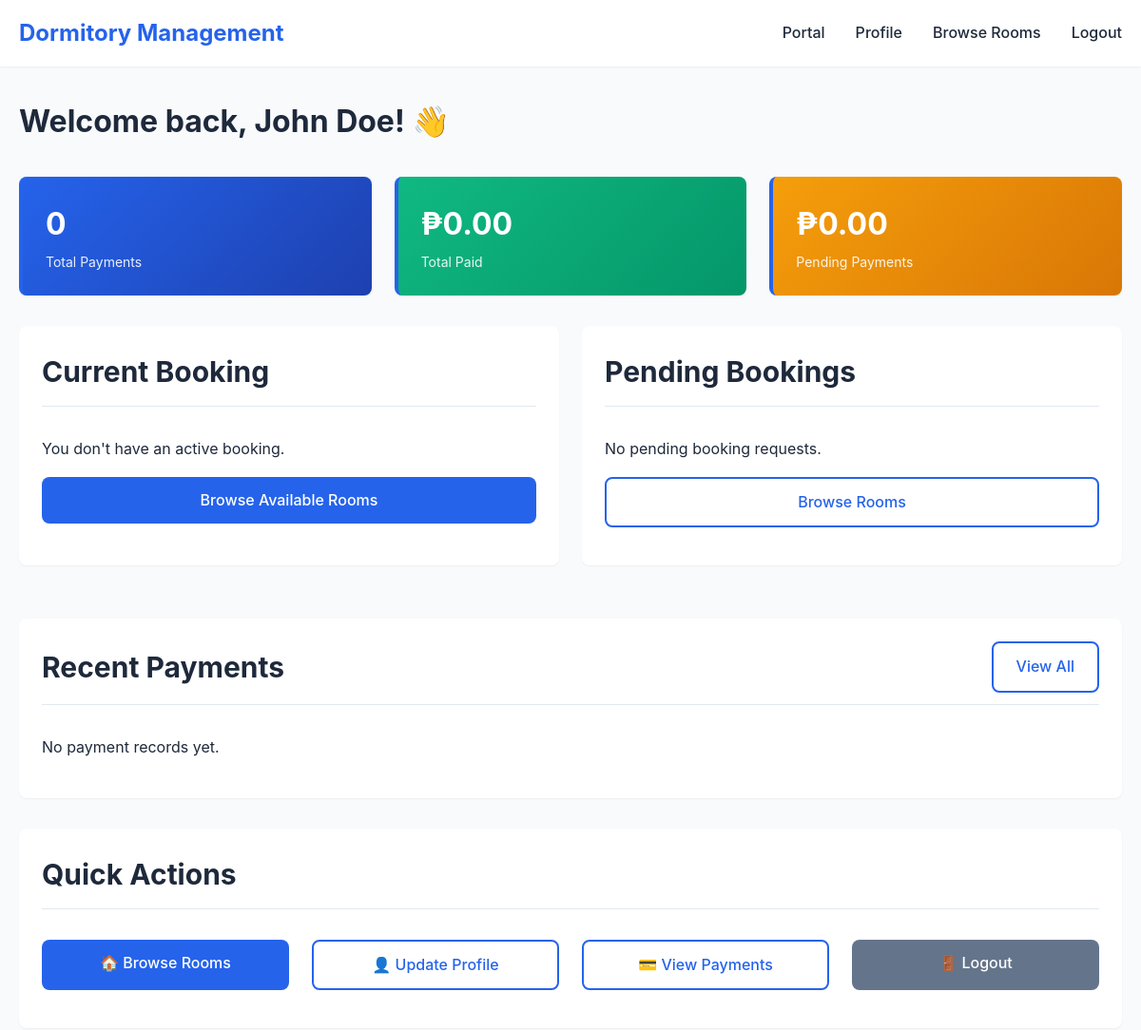
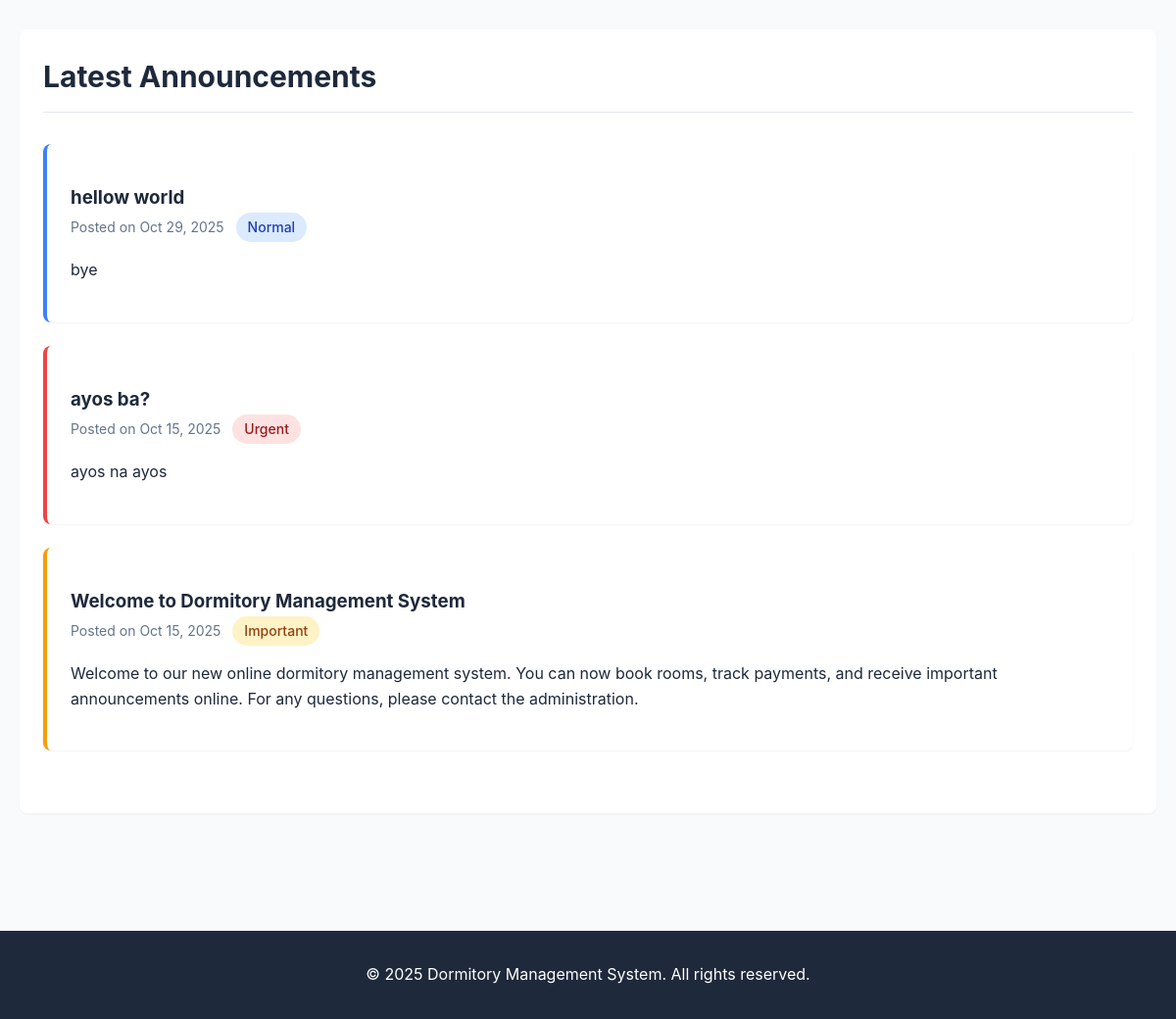
Page /tenant/portal.php (signed in) on the committed database (2 pictures, top to bottom).
### tables this page shows
CREATE TABLE `announcements` (
  `id` int(11) NOT NULL,
  `title` varchar(255) NOT NULL,
  `content` text NOT NULL,
  `priority` enum('normal','important','urgent') DEFAULT 'normal',
  `created_by` int(11) NOT NULL,
  `created_at` timestamp NOT NULL DEFAULT current_timestamp(),
  `updated_at` timestamp NOT NULL DEFAULT current_timestamp() ON UPDATE current_timestamp()
);

### includes/functions.php (called while the page is built, shortened)
<?php
function format_date($date) {
    return date('M d, Y', strtotime($date));
}
function format_currency($amount) {
    return '₱' . number_format($amount, 2);
}
?>

### tenant/portal.php (the view, shortened to what this page needs)
<?php
require_once '../config/database.php';
require_once '../includes/functions.php';
require_once '../includes/header.php';
$tenant_id = $_SESSION['user_id'];
$booking_query = "
    SELECT b.*, r.room_number, r.room_type, r.price, r.floor_number,
           (SELECT photo_path FROM room_photos WHERE room_id = r.id AND is_primary = 1 LIMIT 1) as room_photo
    FROM bookings b
    JOIN rooms r ON b.room_id = r.id
    WHERE b.tenant_id = ? AND b.status = 'approved'
    ORDER BY b.created_at DESC
    LIMIT 1
";
$stmt = $conn->prepare($booking_query);
$stmt->bind_param("i", $tenant_id);
$stmt->execute();
$booking_result = $stmt->get_result();
$current_booking = $booking_result->fetch_assoc();
$pending_query = "
    SELECT b.*, r.room_number, r.room_type, r.price
    FROM bookings b
    JOIN rooms r ON b.room_id = r.id
    WHERE b.tenant_id = ? AND b.status = 'pending'
    ORDER BY b.created_at DESC
";
$stmt = $conn->prepare($pending_query);
$stmt->bind_param("i", $tenant_id);
$stmt->execute();
$pending_result = $stmt->get_result();
$payment_stats_query = "
    SELECT
        COUNT(*) as total_payments,
        SUM(amount) as total_paid,
        SUM(CASE WHEN status = 'pending' THEN amount ELSE 0 END) as pending_amount
    FROM payments
    WHERE tenant_id = ?
";
$stmt = $conn->prepare($payment_stats_query);
$stmt->bind_param("i", $tenant_id);
$stmt->execute();
$payment_stats = $stmt->get_result()->fetch_assoc();
$payment_query = "
    SELECT * FROM payments
    WHERE tenant_id = ?
    ORDER BY payment_date DESC
    LIMIT 5
";
$stmt = $conn->prepare($payment_query);
$stmt->bind_param("i", $tenant_id);
$stmt->execute();
$payments_result = $stmt->get_result();
$announcements = $conn->query("
    SELECT a.*, u.first_name, u.last_name
    FROM announcements a
    JOIN users u ON a.created_by = u.id
    ORDER BY a.created_at DESC
    LIMIT 3
");
?>
<div class="container">
    <h1 class="mb-4">Welcome back, <?php echo htmlspecialchars($_SESSION['full_name']); ?>! 👋</h1>
    <div class="grid grid-3 mb-4">
        <div class="stat-card">
            <div class="stat-value"><?php echo $payment_stats['total_payments'] ?? 0; ?></div>
            <div class="stat-label">Total Payments</div>
        </div>
        <div class="stat-card" style="background: linear-gradient(135deg, #10b981, #059669);">
            <div class="stat-value"><?php echo format_currency($payment_stats['total_paid'] ?? 0); ?></div>
            <div class="stat-label">Total Paid</div>
        </div>
        <div class="stat-card" style="background: linear-gradient(135deg, #f59e0b, #d97706);">
            <div class="stat-value"><?php echo format_currency($payment_stats['pending_amount'] ?? 0); ?></div>
            <div class="stat-label">Pending Payments</div>
        </div>
    </div>
    <div class="grid grid-2 mb-4">
        <div class="card">
            <div class="card-header">
                <h2>Current Booking</h2>
            </div>
            <div class="card-body">
                <?php if ($current_booking): ?>
                    <div class="room-preview mb-3">
                        <?php if ($current_booking['room_photo']): ?>
                            <img src="../uploads/<?php echo htmlspecialchars($current_booking['room_photo']); ?>"
                                 alt="Room" class="room-photo-small">
                        <?php endif; ?>
                        <div>
                            <h3 style="margin-bottom: 0.25rem;">Room <?php echo htmlspecialchars($current_booking['room_number']); ?></h3>
                            <p style="color: var(--text-light); margin: 0; font-size: 0.875rem;">
                                <?php echo htmlspecialchars($current_booking['room_type']); ?>
                                <?php if ($current_booking['floor_number']): ?>
                                    • Floor <?php echo $current_booking['floor_number']; ?>
                                <?php endif; ?>
                            </p>
                        </div>
                    </div>
                    <div style="background: #f9fafb; padding: 1rem; border-radius: var(--border-radius); margin-bottom: 1rem;">
                        <p style="margin-bottom: 0.5rem;">
                            <strong>Monthly Rate:</strong> <?php echo format_currency($current_booking['price']); ?>
                        </p>
                        <p style="margin-bottom: 0.5rem;">
                            <strong>Start Date:</strong> <?php echo format_date($current_booking['start_date']); ?>
                        </p>
                        <p style="margin-bottom: 0;">
                            <strong>Status:</strong>
                            <span class="badge badge-success">Active</span>
                        </p>
                    </div>
                    <a href="../public/room_view.php?id=<?php echo $current_booking['room_id']; ?>"
                       class="btn btn-outline" style="width: 100%;">
                        View Room Details
                    </a>
                <?php else: ?>
                    <p style="margin-bottom: 1rem;">You don't have an active booking.</p>
                    <a href="../public/rooms.php" class="btn btn-primary" style="width: 100%;">Browse Available Rooms</a>
                <?php endif; ?>
            </div>
        </div>
        <div class="card">
            <div class="card-header">
                <h2>Pending Bookings</h2>
            </div>
            <div class="card-body">
                <?php if ($pending_result && $pending_result->num_rows > 0): ?>
                    <?php while ($pending = $pending_result->fetch_assoc()): ?>
                        <div style="background: #fef3c7; padding: 1rem; border-radius: var(--border-radius); margin-bottom: 1rem;">
                            <h4 style="margin-bottom: 0.5rem;">Room <?php echo htmlspecialchars($pending['room_number']); ?></h4>
                            <p style="margin-bottom: 0.5rem; font-size: 0.875rem;">
                                <?php echo htmlspecialchars($pending['room_type']); ?> •
                                <?php echo format_currency($pending['price']); ?>/mo
                            </p>
                            <p style="margin-bottom: 0; font-size: 0.875rem; color: var(--text-light);">
                                Requested on <?php echo format_date($pending['created_at']); ?>
                            </p>
                            <span class="badge badge-warning" style="margin-top: 0.5rem;">Awaiting Approval</span>
                        </div>
                    <?php endwhile; ?>
                <?php else: ?>
                    <p>No pending booking requests.</p>
                    <a href="../public/rooms.php" class="btn btn-outline" style="width: 100%; margin-top: 1rem;">
                        Browse Rooms
                    </a>
                <?php endif; ?>
            </div>
        </div>
    </div>
    <div class="card mb-4">
        <div class="card-header" style="display: flex; justify-content: space-between; align-items: center;">
            <h2>Recent Payments</h2>
            <a href="payments.php" class="btn btn-outline btn-sm">View All</a>
        </div>
        <div class="card-body">
            <?php if ($payments_result && $payments_result->num_rows > 0): ?>
                <div class="table-responsive">
                    <table class="table">
                        <thead>
                            <tr>
                                <th>Date</th>
                                <th>Amount</th>
                                <th>Period</th>
                                <th>Method</th>
                                <th>Status</th>
                            </tr>
                        </thead>
                        <tbody>
                            <?php while ($payment = $payments_result->fetch_assoc()): ?>
                                <tr>
                                    <td><?php echo format_date($payment['payment_date']); ?></td>
                                    <td><strong><?php echo format_currency($payment['amount']); ?></strong></td>
                                    <td><?php echo htmlspecialchars($payment['payment_period'] ?? 'N/A'); ?></td>
                                    <td><?php echo htmlspecialchars($payment['payment_method'] ?? 'N/A'); ?></td>
                                    <td>
                                        <span class="badge badge-<?php echo $payment['status'] === 'confirmed' ? 'success' : 'warning'; ?>">
                                            <?php echo ucfirst($payment['status']); ?>
                                        </span>
                                    </td>
                                </tr>
                            <?php endwhile; ?>
                        </tbody>
                    </table>
                </div>
            <?php else: ?>
                <p>No payment records yet.</p>
            <?php endif; ?>
        </div>
    </div>
    <div class="card mb-4">
        <div class="card-header">
            <h2>Quick Actions</h2>
        </div>
        <div class="card-body">
            <div class="grid grid-4">
                <a href="../public/rooms.php" class="btn btn-primary">
                    🏠 Browse Rooms
                </a>
                <a href="profile.php" class="btn btn-outline">
                    👤 Update Profile
                </a>
                <a href="payments.php" class="btn btn-outline">
                    💳 View Payments
                </a>
                <a href="../logout.php" class="btn btn-secondary">
                    🚪 Logout
                </a>
            </div>
        </div>
    </div>
    <div class="card">
        <div class="card-header">
            <h2>Latest Announcements</h2>
        </div>
        <div class="card-body">
            <?php if ($announcements && $announcements->num_rows > 0): ?>
                <?php while ($announcement = $announcements->fetch_assoc()): ?>
                    <div class="card mb-3" style="border-left: 4px solid <?php
                        echo $announcement['priority'] === 'urgent' ? '#ef4444' :
                            ($announcement['priority'] === 'important' ? '#f59e0b' : '#3b82f6');
                    ?>;">
                        <div class="card-body">
                            <h3><?php echo htmlspecialchars($announcement['title']); ?></h3>
                            <p style="color: var(--text-light); font-size: 0.875rem; margin-bottom: 1rem;">
                                Posted on <?php echo format_date($announcement['created_at']); ?>
                                <span class="badge badge-<?php
                                    echo $announcement['priority'] === 'urgent' ? 'danger' :
                                        ($announcement['priority'] === 'important' ? 'warning' : 'info');
                                ?>" style="margin-left: 0.5rem;">
                                    <?php echo ucfirst($announcement['priority']); ?>
                                </span>
                            </p>
                            <p><?php echo nl2br(htmlspecialchars($announcement['content'])); ?></p>
                        </div>
                    </div>
                <?php endwhile; ?>
            <?php else: ?>
                <p>No announcements at the moment.</p>
            <?php endif; ?>
        </div>
    </div>
</div>
<?php require_once '../includes/footer.php'; ?>

### assets/css/style.css (style rules this page uses)
* { margin: 0; padding: 0; box-sizing: border-box; }
:root { --primary-color: #2563eb; --primary-dark: #1e40af; --secondary-color: #64748b; --success-color: #10b981; --danger-color: #ef4444; --warning-color: #f59e0b; --info-color: #3b82f6; --light-bg: #f8fafc; --white: #ffffff; --text-dark: #1e293b; --text-light: #64748b; --border-color: #e2e8f0; --shadow-sm: 0 1px 2px 0 rgba(0, 0, 0, 0.05); --shadow-md: 0 4px 6px -1px rgba(0, 0, 0, 0.1); --shadow-lg: 0 10px 15px -3px rgba(0, 0, 0, 0.1); --border-radius: 8px; --transition: all 0.3s ease; }
body { font-family: -apple-system, BlinkMacSystemFont, 'Segoe UI', Roboto, 'Helvetica Neue', Arial, sans-serif; font-size: 16px; line-height: 1.6; color: var(--text-dark); background-color: var(--light-bg); }
.container { max-width: 1200px; margin: 0 auto; padding: 0 20px; }
.btn { display: inline-block; padding: 0.75rem 1.5rem; font-size: 1rem; font-weight: 500; text-align: center; text-decoration: none; border: none; border-radius: var(--border-radius); cursor: pointer; transition: var(--transition); }
.btn-primary { background-color: var(--primary-color); color: var(--white); }
.btn-secondary { background-color: var(--secondary-color); color: var(--white); }
.btn-outline { background-color: transparent; border: 2px solid var(--primary-color); color: var(--primary-color); }
.card { background-color: var(--white); border-radius: var(--border-radius); box-shadow: var(--shadow-sm); padding: 1.5rem; margin-bottom: 1.5rem; }
.card-header { font-size: 1.25rem; font-weight: 600; margin-bottom: 1rem; padding-bottom: 0.75rem; border-bottom: 1px solid var(--border-color); }
.card-body { padding: 1rem 0; }
.grid { display: grid; gap: 1.5rem; }
.grid-2 { grid-template-columns: repeat(auto-fit, minmax(300px, 1fr)); }
.grid-3 { grid-template-columns: repeat(auto-fit, minmax(250px, 1fr)); }
.grid-4 { grid-template-columns: repeat(auto-fit, minmax(200px, 1fr)); }
.stat-card { background-color: var(--white); border-radius: var(--border-radius); padding: 1.5rem; box-shadow: var(--shadow-sm); border-left: 4px solid var(--primary-color); }
.badge { display: inline-block; padding: 0.25rem 0.75rem; font-size: 0.875rem; font-weight: 500; border-radius: 9999px; }
.badge-danger { background-color: #fee2e2; color: #991b1b; }
.badge-warning { background-color: #fef3c7; color: #92400e; }
.badge-info { background-color: #dbeafe; color: #1e40af; }
.mb-3 { margin-bottom: 1.5rem; }
.mb-4 { margin-bottom: 2rem; }

### tenant/portal.php (style rules this page uses)
.stat-card { background: linear-gradient(135deg, var(--primary-color), #1e40af); color: white; border-radius: var(--border-radius); padding: 1.5rem; }
.stat-value { font-size: 2rem; font-weight: bold; margin-bottom: 0.25rem; }
.stat-label { opacity: 0.9; font-size: 0.875rem; }

### rows in the picture
announcements: title "hellow world", created_at "Oct 29, 2025", priority "Normal", content "bye"
announcements: title "ayos ba?", created_at "Oct 15, 2025", priority "Urgent", content "ayos na ayos"
announcements: title "Welcome to Dormitory Management System", created_at "Oct 15, 2025", priority "Important", content "Welcome to our new online dormitory management system. You can now book rooms, track payments, and receive important announcements online. For any questions, please contact the administration."

### other values in the picture
$_SESSION['full_name'] "John Doe"
$payment_stats['total_payments'] "0"
format_currency($payment_stats['total_paid'] ?? 0) "₱0.00"
format_currency($payment_stats['pending_amount'] ?? 0) "₱0.00"
